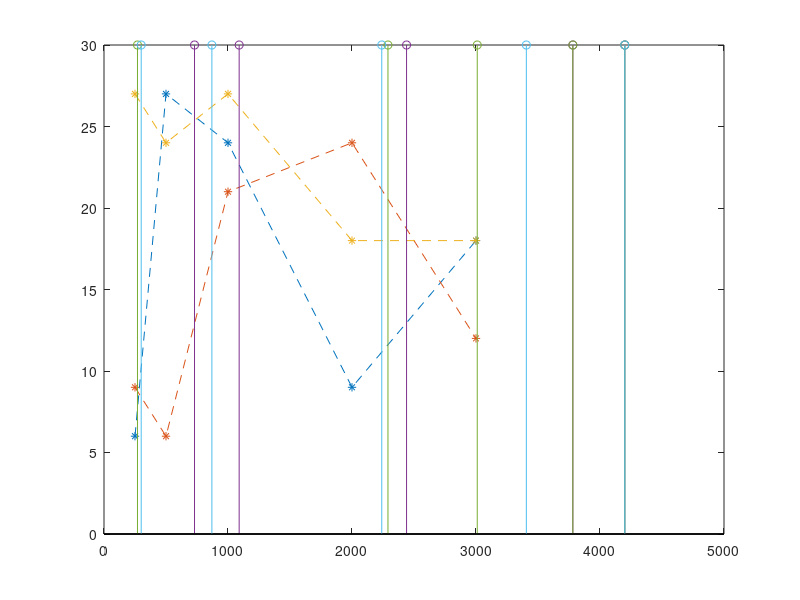

Write the MATLAB code that produced this figure.
clear all 
clc
close all 

thr = [6	9	27;
 	27	6	24;
 	24	21	27;
 	9	24	18;
	18	12	18];

fc = [250 500 1000 2000 3000];

F = [
730 1090 2440 3781 4200;
270 2290 3010 3781 4200;
300 870 2240 3406 4200];


plot(fc,thr,'*--')
hold on
stem(F(1,:),30*ones(1,5));
hold on
stem(F(2,:),30*ones(1,5));
hold on
stem(F(3,:),30*ones(1,5));